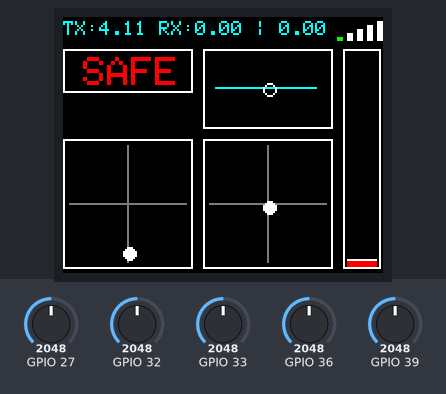
Bench run of a sketch on a simulated ESP32. Parts: 160×128 colour display. The test bench sets the inputs (shaded band); at power-on: GPIO 27 = 2048, GPIO 36 = 2048, GPIO 32 = 2048, GPIO 33 = 2048, GPIO 39 = 2048. No radio packets arrive unless stated; what the sketch prints to the serial monitor is not drawn.

Above: at 1.3 s.
1.4 s: GPIO 27 set to 1956
At 1.59 s:
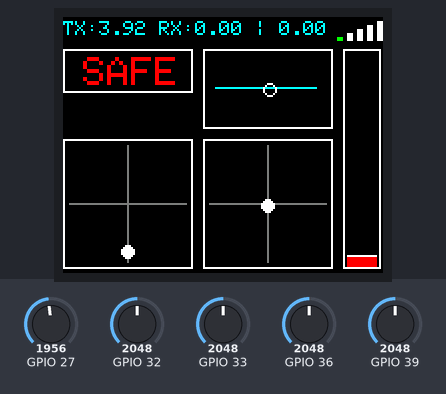
3.3 s: GPIO 27 set to 2040
At 3.81 s:
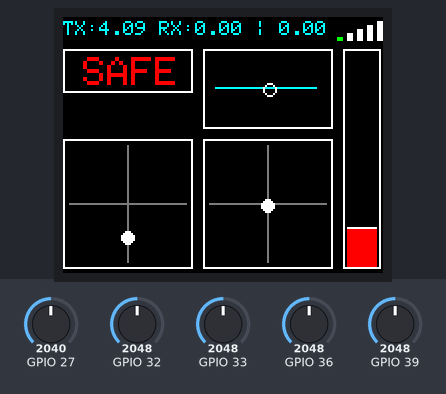
5.1 s: GPIO 36 set to 1960
8.1 s: GPIO 32 set to 2866
At 9.5 s:
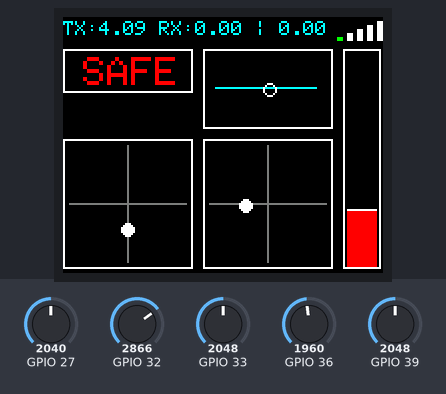
9.7 s: GPIO 33 set to 3972
At 11.01 s:
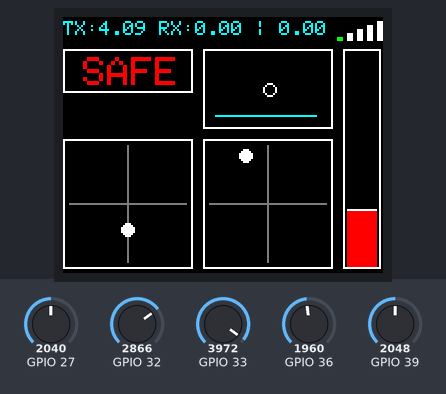
11.2 s: GPIO 39 set to 1960
At 12.2 s:
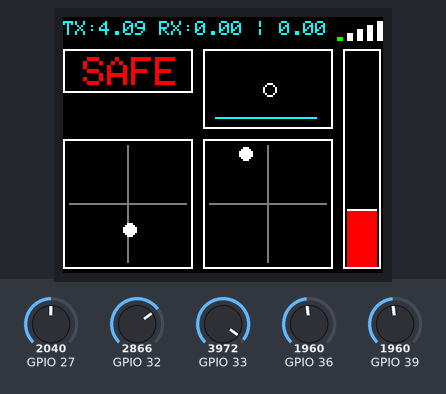
Timing chart, 0 to 14.2 s (numbered marks = the images above; inputs shaded):
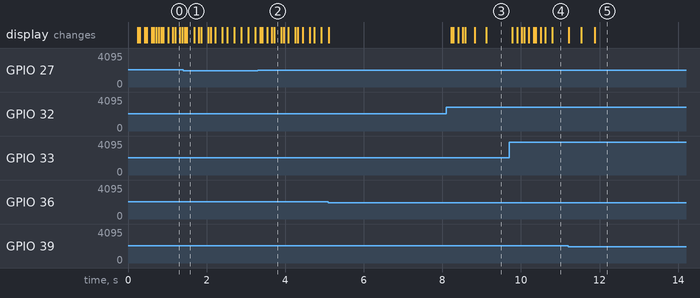

Measured:
- the behaviour switches between 2024 and 2023 on GPIO 27 (found by bisection; images 0 and 1)
- after the input at 1.4 s, the display: first changes at once (image 1 shows a later state)
- after the input at 3.3 s, the display: first changes after 0.06 s (image 2 shows a later state)
- after the input at 8.1 s, the display: first changes after 0.12 s (image 3 shows a later state)
- after the input at 9.7 s, the display: first changes after 0.08 s (image 4 shows a later state)

The sketch:

TX.ino
```cpp
//TX
#include <SPI.h>
#include <nRF24L01.h>
#include <RF24.h>
#include <Adafruit_GFX.h>
#include <Adafruit_ST7735.h>
#include <Ticker.h>

#define ST77XX_DARKGREY 0x7BEF

// ================= CONTROLS =================
#define JS1_X 39
#define JS1_Y 36
#define JS2_X 32
#define JS2_Y 33

#define NRF_CE 17
#define NRF_CSN 4

#define TFT_CS   21
#define TFT_DC   26
#define TFT_RST  25

#define ARM_HOLD_TIME 1000

RF24 radio(NRF_CE, NRF_CSN);
Adafruit_ST7735 tft(TFT_CS, TFT_DC, TFT_RST);

Ticker timer_Transmit, timer_DisplayUpdate, timer_ThrottleUpdate;

// ================= FLAGS =================
volatile bool txFlag=false;
volatile bool displayFlag=false;
volatile bool throttleFlag=false;

// ================= STATE =================
uint16_t tx_id = 0x1234;
uint16_t packet_id = 0;
bool armed = false;

float throttle = 1000;
float rxBattery = 0;
float rxBattery2 = 0;

bool armCommandActive = false;
uint32_t armStartTime = 0;

bool linkLost = false;
uint32_t linkLostStart = 0;

const byte address[6] = "RC001";

// ================= UI CACHE =================
int prevRSSI = -1;
float prevTxBat = -1, prevRxBat = -1;
short prevArmed = -1;

int prevJoy1X=-1, prevJoy1Y=-1;
int prevJoy2X=-1, prevJoy2Y=-1;
int prevThrottle=-1;

// ================= PACKETS =================
#define MAGIC 0xAB

struct TxPacket {
  uint8_t magic;
  uint16_t tx_id;
  uint16_t packet_id;
  uint16_t channels[12];
  uint8_t flags;
  uint16_t crc;
};

struct RxTelemetry {
  uint16_t rx_batt_mv;
  uint16_t rx_batt2_mv;
  int8_t rssi;
  uint8_t flags;
  uint16_t crc;
};

TxPacket pkt;
RxTelemetry telemetry;

// ================= DISPLAY =================
void drawStaticUI() {

  //tft.drawRect(0, 0, 160, 14, ST77XX_WHITE);
  tft.drawRect(0, 16, 65, 22, ST77XX_WHITE);
  tft.drawRect(70, 16, 65, 40, ST77XX_WHITE);

  tft.drawRect(0, 61, 65, 65, ST77XX_WHITE);
  tft.drawRect(70, 61, 65, 65, ST77XX_WHITE);

  tft.drawRect(140, 16, 19, 110, ST77XX_WHITE);
}

void initDisplay() {

  tft.initR(INITR_BLACKTAB);
  tft.setRotation(1);
  tft.fillScreen(ST77XX_BLACK);
  tft.setTextWrap(false);

  drawStaticUI();
}

// ================= UI ELEMENTS =================

void drawBattery(float tx, float rx, float rx2) {
  if (abs(tx-prevTxBat)<0.05 && abs(rx-prevRxBat)<0.05) return;

  prevTxBat=tx;
  prevRxBat=rx;

  tft.setTextSize(1);
  tft.fillRect(2,2,120,10,ST77XX_BLACK);

  tft.setCursor(0,2);
  tft.setTextColor(ST77XX_CYAN);
  tft.printf("TX:%.2f RX:%.2f | %.2f",tx,rx);
}

void drawArmStatus(short state) {

  if(state==prevArmed) return;

  prevArmed=state;

  tft.fillRect(1,17,63,20,ST77XX_BLACK);

  tft.setCursor(state?3:10 ,20);
  tft.setTextSize(2);
  tft.setTextColor(state?ST77XX_GREEN:ST77XX_RED);
  tft.print(state?"ARMED":"SAFE");
}

void drawJoystick(int x,int y,int rawX,int rawY,int &px,int &py){


  int jx=map(rawX,1000,2000,5,59);
  int jy=map(rawY,1000,2000,59,5);

  if(jx==px && jy==py) return;

  if(px!=-1)
    tft.fillCircle(x+px,y+py,3,ST77XX_BLACK);

  tft.drawFastHLine(x+3,y+32,59,ST77XX_DARKGREY);
  tft.drawFastVLine(x+32,y+3,59,ST77XX_DARKGREY);

  tft.fillCircle(x+jx,y+jy,3,ST77XX_WHITE);

  px=jx;
  py=jy;
}

// ================= HORIZON =================

void drawHorizon(int pitch, int roll){

  int cx=103;
  int cy=36;

  tft.fillRect(76,17,58,38,ST77XX_BLACK);

  int yOffset=map(pitch,1000,2000,-15,15);

  tft.drawLine(cx-27,cy+yOffset,cx+23,cy+yOffset,ST77XX_CYAN);
  tft.drawCircle(cx,cy,3,ST77XX_WHITE);
}

// ================= THROTTLE =================

void drawThrottle(float val){

  int yVal=map(val,1000,2000,100,0);
  if(yVal==prevThrottle) return;

  prevThrottle=yVal;

  int x=142;
  int y=17;
  int h=108;
  int w=15;

  tft.fillRect(x,y,w,h,ST77XX_BLACK);

  int fillHeight=map(val,1000,2000,0,h);

  uint16_t color=armed?ST77XX_GREEN:ST77XX_RED;

  tft.fillRect(x,y+(h-fillHeight),w,fillHeight,color);

  int knobY=y+(h-fillHeight);
  tft.fillRect(x,knobY, w,1,ST77XX_WHITE);
}

// ================= RSSI =================

void drawRSSI(int rssi){

  if(rssi==prevRSSI) return;
  prevRSSI=rssi;

  tft.fillRect(137,2,36,10,ST77XX_BLACK);

  int bars=map(rssi,0,100,0,5);

  for(int i=0;i<6;i++){
    tft.fillRect(137+i*5,10-(i*2),3,i*2+2, i<=bars?ST77XX_GREEN:ST77XX_WHITE);
  }
}

// ================= DISPLAY UPDATE =================

void updateDisplay(){
  drawBattery(readTxBattery(),rxBattery, rxBattery2);
  drawArmStatus(armed?1:0);

  drawJoystick(0,61,pkt.channels[1], throttle, prevJoy1X, prevJoy1Y);
  drawJoystick(70,61,pkt.channels[2],pkt.channels[3],prevJoy2X,prevJoy2Y);

  drawHorizon(pkt.channels[3],pkt.channels[2]);
  drawThrottle(throttle);

  drawRSSI(telemetry.rssi);
  //drawRSSI(100);
}

// ================= LOGIC =================

void updateArming(){
  //int yaw=(3000-map(readADC(JS1_X),0,4095,1000,2000));

  uint16_t x1 = pkt.channels[1];
  uint16_t x2 = pkt.channels[2];

  bool throttleLow=(throttle<=1050);

  //if(throttleLow && yaw>1900){
  if(throttleLow && x1 > 1900 && x2 < 1050){

    if(!armCommandActive){
      armStartTime=millis();
      armCommandActive=true;
      Serial.println("ARM HOLD START");
    }

    if(millis()-armStartTime>ARM_HOLD_TIME){
      armed=true;
      Serial.println("SYSTEM ARMED");
    }

  }else{
    armCommandActive=false;
  }

  if(!throttleLow)
    armCommandActive=false;
}

float readTxBattery(){

  float adc=analogRead(27);
  return (adc/4095.0)*3.3*3*0.83;
}

uint16_t crc16(const uint8_t *data,uint16_t len){

  uint16_t crc=0xFFFF;

  while(len--){
    crc^=*data++;

    for(uint8_t i=0;i<8;i++)
      crc=(crc&1)?(crc>>1)^0xA001:crc>>1;
  }

  return crc;
}

uint16_t readADC(uint8_t pin){

  static uint16_t prev[40];

  uint16_t val=analogRead(pin);

  prev[pin]=(prev[pin]*3+val)/4;

  return prev[pin];
}

// ================= TASKS =================

void task_ThrottleUpdate(){

  int joy=readADC(JS1_Y);
  float diff=joy-1910;

  if(abs(diff)>80){
    float n=diff/2048.0;
    n = n * 3 ;
    float curve=n*abs(n);
    throttle+=curve*50*0.6;
  }

  if(throttle>2000) throttle=2000;
  if(throttle<1000) throttle=1000;
}

void task_Transmit(){

  updateArming();

  pkt.magic = MAGIC;
  pkt.tx_id = tx_id;
  pkt.packet_id = packet_id++;

  pkt.channels[0] = armed ? throttle : 1000;
  pkt.channels[1] = map(readADC(JS1_X),0,4095,1000,2000);
  pkt.channels[2] = map(readADC(JS2_X),0,4095,1000,2000);
  pkt.channels[3] = map(readADC(JS2_Y),0,4095,1000,2000);

  pkt.channels[1] = 3000 - pkt.channels[1];
  pkt.channels[2] = 3000 - pkt.channels[2];


  pkt.flags = armed ? 1 : 0;
  pkt.crc = crc16((uint8_t*)&pkt,sizeof(pkt)-2);

/*
  Serial.print("TX Packet: ");
  Serial.print(pkt.packet_id);
  Serial.print(" ARM:");
  Serial.print(armed);

  Serial.print(" J1Y: ");
  Serial.print(pkt.channels[0]);
  Serial.print(" J1X ");
  Serial.print(pkt.channels[1]);

  Serial.print(" J2Y: ");
  Serial.print(pkt.channels[3]);
  Serial.print(" J2X ");
  Serial.println(pkt.channels[2]);
*/


  bool ok = radio.write(&pkt,sizeof(pkt));

  if(ok){

    Serial.println("RF OK");

    // reset link loss timer
    linkLost = false;
    linkLostStart = 0;

    if(radio.isAckPayloadAvailable()){
      radio.read(&telemetry,sizeof(telemetry));
      rxBattery = telemetry.rx_batt_mv / 1000.0;
      rxBattery2 = telemetry.rx_batt2_mv / 1000.0;

      Serial.print("RX BATTERY: ");
      Serial.print(rxBattery);
      Serial.print(" | ");
      Serial.print(rxBattery2);
    }

  }
  else{

    //Serial.println("RF FAIL");

    // start timer only once
    if(!linkLost){
      linkLost = true;
      linkLostStart = millis();
      Serial.println("LINK LOST TIMER START");
    }

    // trigger failsafe only after 1 second
    if(linkLost && (millis() - linkLostStart > 1000)){

      if(armed){
        Serial.println("SAFE MODE ACTIVATED");
      }

      throttle = 1000;
      armed = false;
    }
  }
}

void task_DisplayUpdate(){
  updateDisplay();
}

// ================= TICKERS =================

void tickTX(){txFlag=true;}
void tickDisplay(){displayFlag=true;}
void tickThrottle(){throttleFlag=true;}

// ================= SETUP =================

void setup(){

  Serial.begin(115200);
  Serial.println("RC TRANSMITTER START");

  initDisplay();

  SPI.begin(18,19,23);

  radio.begin();
  radio.setChannel(76);
  radio.setDataRate(RF24_250KBPS);
  radio.setPALevel(RF24_PA_LOW);
  radio.enableAckPayload();
  //radio.enableDynamicPayloads();
  radio.setRetries(5,15);
  radio.openWritingPipe(address);
  radio.stopListening();

  radio.printDetails();

  timer_Transmit.attach_ms(100,tickTX);
  timer_DisplayUpdate.attach_ms(60,tickDisplay);
  timer_ThrottleUpdate.attach_ms(20,tickThrottle);
}

// =========i:\Projects\RCPlane\NRFTest\NRFTest.ino======== LOOP =================

void loop(){

  if(throttleFlag){
    throttleFlag=false;
    task_ThrottleUpdate();
  }

  if(txFlag){
    txFlag=false;
    task_Transmit();
  }

  if(displayFlag){
    displayFlag=false;
    task_DisplayUpdate();
  }
}
```
